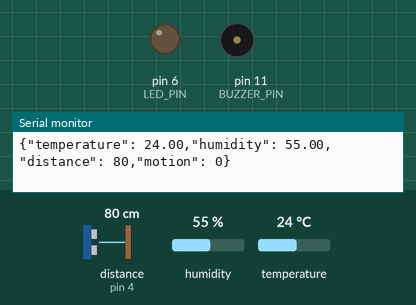
Bench run of a sketch on a simulated Arduino Nano, built with avr-gcc and run on an emulated ATmega328P. On the bench: output pins drawn as LEDs (lit = HIGH), buzzer (waves = sounding, pin HIGH), the last lines printed to the serial monitor. Wiring (inferred from the names in the program): ultrasonic range finder: trigger pin 2; echo pin 4. The inputs (shaded band) are chosen by the test bench; at power-on: distance to the obstacle (sensor on pin 4) 80 cm, temperature 24 °C, humidity 55 %. The echo pulse lasts 58.3 µs per cm; pins used as bus, display or sensor lines are not drawn.

Above: at 2.8 s.
2.9 s: distance to the obstacle (sensor on pin 4) set to 12 cm
5.6 s: distance to the obstacle (sensor on pin 4) set to 9 cm
At 7.3 s:
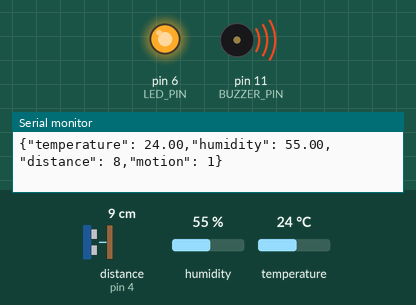
8.3 s: distance to the obstacle (sensor on pin 4) set to 18 cm
At 11.3 s:
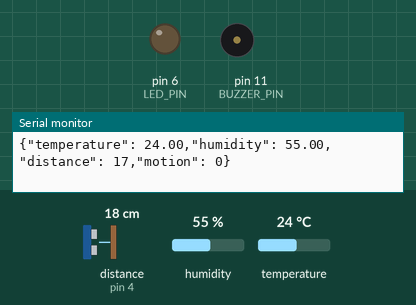
11.6 s: distance to the obstacle (sensor on pin 4) set to 2 cm
At 12.7 s:
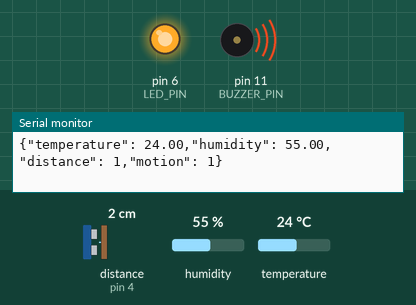
14.3 s: temperature set to 11 °C
20.3 s: temperature set to 8 °C
Timing chart, 0 to 23.3 s (numbered marks = the images above; inputs shaded):
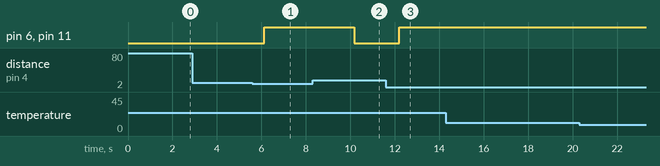

The sketch:

arduino_nano_code.ino
```cpp
#include <DHT.h>

#define DHTPIN 5         // Pin which is connected to the DHT sensor (changed to pin D5)
#define DHTTYPE DHT11    // DHT 11

#define TRIGGER_PIN 2    // Pin connected to the ultrasonic sensor's trigger pin
#define ECHO_PIN 4       // Pin connected to the ultrasonic sensor's echo pin
#define BUZZER_PIN 11    // Pin connected to the buzzer
#define LED_PIN 6        // Pin connected to the LED

DHT dht(DHTPIN, DHTTYPE);

void setup() {
  pinMode(TRIGGER_PIN, OUTPUT); // Define Arduino pin for ultrasonic trigger
  pinMode(ECHO_PIN, INPUT);     // Define Arduino pin for ultrasonic echo
  pinMode(BUZZER_PIN, OUTPUT);  // Define Arduino pin for buzzer
  pinMode(LED_PIN, OUTPUT);     // Define Arduino pin for LED
  Serial.begin(9600);           // Enable serial communication
  dht.begin();                  // Initialize DHT sensor
}

void loop() {
  // DHT Sensor Reading
  float humidity = dht.readHumidity();
  float temperatureC = dht.readTemperature();

  // Ultrasonic Sensor Reading
  digitalWrite(TRIGGER_PIN, LOW);
  delayMicroseconds(2);
  digitalWrite(TRIGGER_PIN, HIGH);
  delayMicroseconds(10);
  digitalWrite(TRIGGER_PIN, LOW);

  long duration = pulseIn(ECHO_PIN, HIGH);
  long cm = duration / 29 / 2;     // Time convert to distance (in cm)

  // Check if any reads failed and exit early (to try again).
  if (isnan(humidity) || isnan(temperatureC)) {
    Serial.println("Failed to read from DHT sensor!");
    return;
  }

  // Determine if motion is detected
  bool motionDetected = cm < 10;

  // Control buzzer and LED based on motion detection
  if (motionDetected) {
    digitalWrite(BUZZER_PIN, HIGH);
    digitalWrite(LED_PIN, HIGH);
  } else {
    digitalWrite(BUZZER_PIN, LOW);
    digitalWrite(LED_PIN, LOW);
  }

  // Create JSON string
  String jsonData = "{";
  jsonData += "\"temperature\": " + String(temperatureC) + ",";
  jsonData += "\"humidity\": " + String(humidity) + ",";
  jsonData += "\"distance\": " + String(cm) + ",";
  jsonData += "\"motion\": " + String(motionDetected);
  jsonData += "}";

  // Send JSON data to Raspberry Pi via serial
  Serial.println(jsonData);

  delay(2000); // Delay before next reading
}
```

Measured:
- the behaviour switches between 11 and 10 cm on distance to the obstacle (sensor on pin 4) (found by bisection; images 0 and 1)
- after the input at 5.6 s, pin 6 (LED_PIN), pin 11 (BUZZER_PIN): LOW → HIGH after 0.52 s
- after the input at 8.3 s, pin 6 (LED_PIN), pin 11 (BUZZER_PIN): HIGH → LOW after 1.9 s
- after the input at 11.6 s, pin 6 (LED_PIN), pin 11 (BUZZER_PIN): LOW → HIGH after 0.61 s
